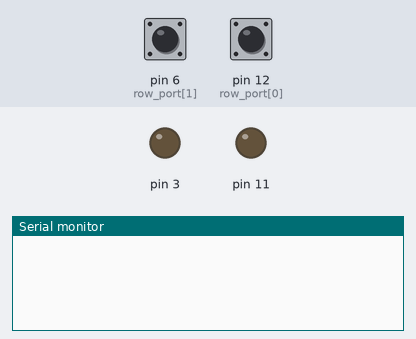
Simulated run of this sketch. Board: Arduino Uno, built with avr-gcc and run on an emulated ATmega328P. On the bench: output pins drawn as LEDs (lit = HIGH), the last lines printed to the serial monitor. The test bench sets the inputs (shaded band); at power-on: pin 6 (row_port[1]) HIGH, pin 12 (row_port[0]) HIGH.

Above: at 1.2 s.
1.3 s: pin 6 (row_port[1]) pulled LOW for 0.15 s
At 1.43 s:
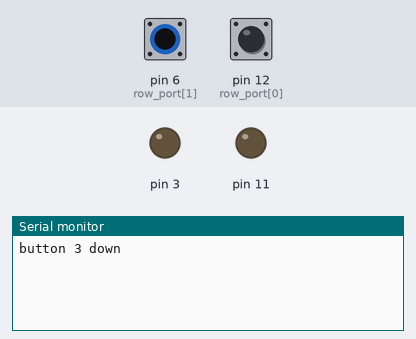
At 2.9 s:
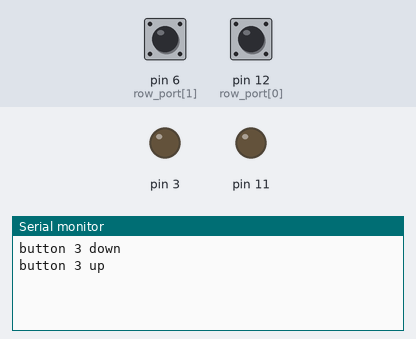

The sketch:

key_matrix.ino
```cpp
void setup() {

  Serial.begin(9600);

  pinMode(12, INPUT);
  pinMode(6, INPUT);
  digitalWrite(12, HIGH);
  digitalWrite(6, HIGH);

  // col
  pinMode(3, OUTPUT);
  pinMode(11, OUTPUT);

}

char flag_row1 = 0;
char flag_row2 = 0;
int row_port[2] = {12, 6};
char row_flag[2] = {0,0};

void loop() {
  // Col 1 HIGH
  digitalWrite(12, HIGH);
// ---------------------------------------------
 // ROW
  for (int i=0; i<2; i++)
  {
    int row = digitalRead(row_port[i]);
  if (row == 0 && row_flag[i] == 0)
  {
    row_flag[i] = 1;
    Serial.println("button " + String(i*2+1) + " down");
  }
  else if (row == 1 && row_flag[i] == 1)
  {
    row_flag[i] = 0;
    Serial.println("button " + String(i*2+1) + " up");
  }
  }


//// ---------------------------------------
//  // ROW 1
//  int row1 = digitalRead(3);
//  if (row1 == 1 && flag_row1 == 0)
//  {
//    flag_row1 = 1;
//    Serial.println("button 1 down");
//  }
//  else if (row1 == 0 && flag_row1 == 1)
//  {
//    flag_row1 = 0;
//    Serial.println("button 1 up");
//  }
//// ---------------------------------------
//  // Row 2
//  int row2 = digitalRead(11);
//  if (row2 == 1 && flag_row2 == 0)
//  {
//    flag_row2 = 1;
//    Serial.println("button 3 down");
//  }
//  else if (row2 == 0 && flag_row2 == 1)
//  {
//    flag_row2 = 0;
//    Serial.println("button 3 up");
//  }

  delay(10);

}
```

Measured:
- after the input at 1.3 s, the serial monitor: prints a new line at once (image 1)
